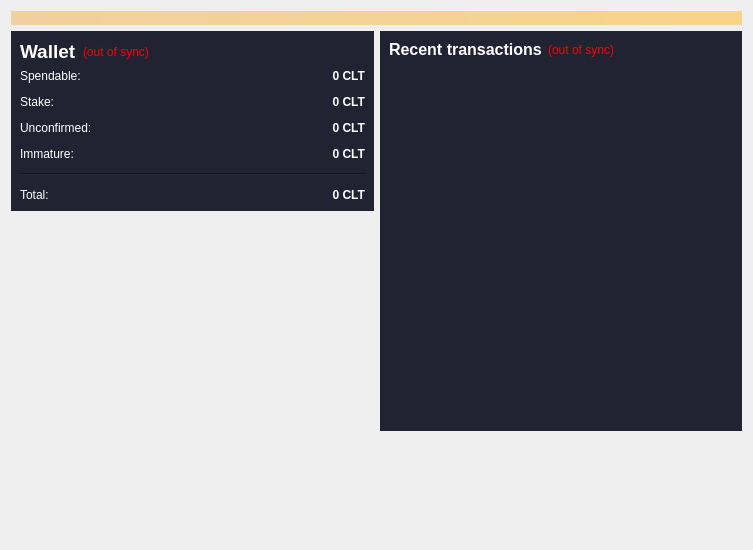
<?xml version="1.0" encoding="UTF-8"?>
<ui version="4.0">
 <class>OverviewPage</class>
 <widget class="QWidget" name="OverviewPage">
  <property name="geometry">
   <rect>
    <x>0</x>
    <y>0</y>
    <width>753</width>
    <height>550</height>
   </rect>
  </property>
  <property name="windowTitle">
   <string>Form</string>
  </property>
  <layout class="QVBoxLayout" name="topLayout">
   <item>
    <widget class="QLabel" name="labelAlerts">
     <property name="visible">
      <bool>false</bool>
     </property>
     <property name="styleSheet">
      <string notr="true">background-color: qlineargradient(x1: 0, y1: 0, x2: 1, y2: 0, stop:0 #F0D0A0, stop:1 #F8D488);  color:#000000
</string>
     </property>
     <property name="wordWrap">
      <bool>true</bool>
     </property>
     <property name="margin">
      <number>3</number>
     </property>
    </widget>
   </item>
   <item>
    <layout class="QHBoxLayout" name="horizontalLayout" stretch="1,1">
     <item>
      <layout class="QVBoxLayout" name="verticalLayout_2">
       <item>
        <widget class="QWidget" name="widget" native="true">
         <property name="styleSheet">
          <string notr="true">background-color: rgb(33,35,50);</string>
         </property>
         <layout class="QVBoxLayout" name="verticalLayout_4">
          <item>
           <layout class="QHBoxLayout" name="horizontalLayout_4">
            <item>
             <widget class="QLabel" name="label_5">
              <property name="font">
               <font>
                <family>Ubuntu</family>
                <pointsize>14</pointsize>
                <weight>75</weight>
                <bold>true</bold>
               </font>
              </property>
              <property name="styleSheet">
               <string notr="true"> background: transparent;
color: white;</string>
              </property>
              <property name="text">
               <string>Wallet</string>
              </property>
             </widget>
            </item>
            <item>
             <widget class="QLabel" name="labelWalletStatus">
              <property name="toolTip">
               <string>The displayed information may be out of date. Your wallet automatically synchronizes with the Cleverbot network after a connection is established, but this process has not completed yet.</string>
              </property>
              <property name="styleSheet">
               <string notr="true">QLabel { color: red;  background: transparent;}</string>
              </property>
              <property name="text">
               <string notr="true">(out of sync)</string>
              </property>
              <property name="alignment">
               <set>Qt::AlignLeading|Qt::AlignLeft|Qt::AlignVCenter</set>
              </property>
             </widget>
            </item>
            <item>
             <spacer name="horizontalSpacer_2">
              <property name="orientation">
               <enum>Qt::Horizontal</enum>
              </property>
              <property name="sizeHint" stdset="0">
               <size>
                <width>40</width>
                <height>20</height>
               </size>
              </property>
             </spacer>
            </item>
           </layout>
          </item>
          <item>
           <layout class="QFormLayout" name="formLayout_2">
            <property name="fieldGrowthPolicy">
             <enum>QFormLayout::AllNonFixedFieldsGrow</enum>
            </property>
            <property name="horizontalSpacing">
             <number>12</number>
            </property>
            <property name="verticalSpacing">
             <number>12</number>
            </property>
            <item row="0" column="0">
             <widget class="QLabel" name="label">
              <property name="styleSheet">
               <string notr="true">background: transparent;
color: white;</string>
              </property>
              <property name="text">
               <string>Spendable:</string>
              </property>
             </widget>
            </item>
            <item row="0" column="1">
             <widget class="QLabel" name="labelBalance">
              <property name="font">
               <font>
                <weight>75</weight>
                <bold>true</bold>
               </font>
              </property>
              <property name="cursor">
               <cursorShape>IBeamCursor</cursorShape>
              </property>
              <property name="toolTip">
               <string>Your current spendable balance</string>
              </property>
              <property name="styleSheet">
               <string notr="true">QLabel { color:white; background: transparent; }</string>
              </property>
              <property name="text">
               <string notr="true">0 CLT</string>
              </property>
              <property name="alignment">
               <set>Qt::AlignRight|Qt::AlignTrailing|Qt::AlignVCenter</set>
              </property>
              <property name="textInteractionFlags">
               <set>Qt::LinksAccessibleByMouse|Qt::TextSelectableByKeyboard|Qt::TextSelectableByMouse</set>
              </property>
             </widget>
            </item>
            <item row="1" column="0">
             <widget class="QLabel" name="label_6">
              <property name="styleSheet">
               <string notr="true"> background: transparent;
color: white;</string>
              </property>
              <property name="text">
               <string>Stake:</string>
              </property>
             </widget>
            </item>
            <item row="1" column="1">
             <widget class="QLabel" name="labelStake">
              <property name="font">
               <font>
                <weight>75</weight>
                <bold>true</bold>
               </font>
              </property>
              <property name="cursor">
               <cursorShape>IBeamCursor</cursorShape>
              </property>
              <property name="toolTip">
               <string>Total of coins that was staked, and do not yet count toward the current balance</string>
              </property>
              <property name="styleSheet">
               <string notr="true">QLabel { color: white; background: transparent; }</string>
              </property>
              <property name="text">
               <string notr="true">0 CLT</string>
              </property>
              <property name="alignment">
               <set>Qt::AlignRight|Qt::AlignTrailing|Qt::AlignVCenter</set>
              </property>
              <property name="textInteractionFlags">
               <set>Qt::LinksAccessibleByMouse|Qt::TextSelectableByKeyboard|Qt::TextSelectableByMouse</set>
              </property>
             </widget>
            </item>
            <item row="2" column="0">
             <widget class="QLabel" name="label_3">
              <property name="styleSheet">
               <string notr="true"> background: transparent;
color: white;</string>
              </property>
              <property name="text">
               <string>Unconfirmed:</string>
              </property>
             </widget>
            </item>
            <item row="3" column="0">
             <widget class="QLabel" name="labelImmatureText">
              <property name="styleSheet">
               <string notr="true"> background: transparent;
color: white;</string>
              </property>
              <property name="text">
               <string>Immature:</string>
              </property>
             </widget>
            </item>
            <item row="3" column="1">
             <widget class="QLabel" name="labelImmature">
              <property name="font">
               <font>
                <weight>75</weight>
                <bold>true</bold>
               </font>
              </property>
              <property name="toolTip">
               <string>Mined balance that has not yet matured</string>
              </property>
              <property name="styleSheet">
               <string notr="true">QLabel { color: white; background: transparent; }</string>
              </property>
              <property name="text">
               <string notr="true">0 CLT</string>
              </property>
              <property name="alignment">
               <set>Qt::AlignRight|Qt::AlignTrailing|Qt::AlignVCenter</set>
              </property>
              <property name="textInteractionFlags">
               <set>Qt::LinksAccessibleByMouse|Qt::TextSelectableByKeyboard|Qt::TextSelectableByMouse</set>
              </property>
             </widget>
            </item>
            <item row="4" column="0" colspan="2">
             <widget class="Line" name="line">
              <property name="orientation">
               <enum>Qt::Horizontal</enum>
              </property>
             </widget>
            </item>
            <item row="5" column="0">
             <widget class="QLabel" name="labelTotalText">
              <property name="styleSheet">
               <string notr="true"> background: transparent;
color: white;</string>
              </property>
              <property name="text">
               <string>Total:</string>
              </property>
             </widget>
            </item>
            <item row="5" column="1">
             <widget class="QLabel" name="labelTotal">
              <property name="font">
               <font>
                <weight>75</weight>
                <bold>true</bold>
               </font>
              </property>
              <property name="cursor">
               <cursorShape>IBeamCursor</cursorShape>
              </property>
              <property name="toolTip">
               <string>Your current total balance</string>
              </property>
              <property name="styleSheet">
               <string notr="true">QLabel { color: white; background: transparent; }</string>
              </property>
              <property name="text">
               <string notr="true">0 CLT</string>
              </property>
              <property name="alignment">
               <set>Qt::AlignRight|Qt::AlignTrailing|Qt::AlignVCenter</set>
              </property>
              <property name="textInteractionFlags">
               <set>Qt::LinksAccessibleByMouse|Qt::TextSelectableByKeyboard|Qt::TextSelectableByMouse</set>
              </property>
             </widget>
            </item>
            <item row="2" column="1">
             <widget class="QLabel" name="labelUnconfirmed">
              <property name="font">
               <font>
                <weight>75</weight>
                <bold>true</bold>
               </font>
              </property>
              <property name="cursor">
               <cursorShape>IBeamCursor</cursorShape>
              </property>
              <property name="toolTip">
               <string>Total of transactions that have yet to be confirmed, and do not yet count toward the current balance</string>
              </property>
              <property name="styleSheet">
               <string notr="true">QLabel { color: white; background: transparent; }</string>
              </property>
              <property name="text">
               <string notr="true">0 CLT</string>
              </property>
              <property name="alignment">
               <set>Qt::AlignRight|Qt::AlignTrailing|Qt::AlignVCenter</set>
              </property>
              <property name="textInteractionFlags">
               <set>Qt::LinksAccessibleByMouse|Qt::TextSelectableByKeyboard|Qt::TextSelectableByMouse</set>
              </property>
             </widget>
            </item>
           </layout>
          </item>
         </layout>
        </widget>
       </item>
       <item>
        <spacer name="verticalSpacer_3">
         <property name="orientation">
          <enum>Qt::Vertical</enum>
         </property>
         <property name="sizeHint" stdset="0">
          <size>
           <width>20</width>
           <height>40</height>
          </size>
         </property>
        </spacer>
       </item>
       <item>
        <widget class="QLabel" name="label_2">
         <property name="text">
          <string/>
         </property>
         <property name="pixmap">
          <pixmap resource="../bitcoin.qrc">:/images/wallet</pixmap>
         </property>
        </widget>
       </item>
      </layout>
     </item>
     <item>
      <layout class="QVBoxLayout" name="verticalLayout_3">
       <item>
        <widget class="QWidget" name="widget_2" native="true">
         <property name="minimumSize">
          <size>
           <width>0</width>
           <height>400</height>
          </size>
         </property>
         <property name="maximumSize">
          <size>
           <width>16777215</width>
           <height>400</height>
          </size>
         </property>
         <property name="styleSheet">
          <string notr="true">background-color: rgb(33,35,50);</string>
         </property>
         <layout class="QVBoxLayout" name="verticalLayout">
          <item>
           <layout class="QHBoxLayout" name="horizontalLayout_2">
            <item>
             <widget class="QLabel" name="label_4">
              <property name="font">
               <font>
                <family>Ubuntu</family>
                <pointsize>12</pointsize>
                <weight>75</weight>
                <bold>true</bold>
               </font>
              </property>
              <property name="styleSheet">
               <string notr="true"> background: transparent;
color: white;</string>
              </property>
              <property name="text">
               <string>&lt;b&gt;Recent transactions&lt;/b&gt;</string>
              </property>
             </widget>
            </item>
            <item>
             <widget class="QLabel" name="labelTransactionsStatus">
              <property name="toolTip">
               <string>The displayed information may be out of date. Your wallet automatically synchronizes with the Cleverbot network after a connection is established, but this process has not completed yet.</string>
              </property>
              <property name="styleSheet">
               <string notr="true">QLabel { color: red;  background: transparent;}</string>
              </property>
              <property name="text">
               <string notr="true">(out of sync)</string>
              </property>
              <property name="alignment">
               <set>Qt::AlignRight|Qt::AlignTrailing|Qt::AlignVCenter</set>
              </property>
             </widget>
            </item>
            <item>
             <spacer name="horizontalSpacer">
              <property name="orientation">
               <enum>Qt::Horizontal</enum>
              </property>
              <property name="sizeHint" stdset="0">
               <size>
                <width>40</width>
                <height>20</height>
               </size>
              </property>
             </spacer>
            </item>
           </layout>
          </item>
          <item>
           <widget class="QListView" name="listTransactions">
            <property name="styleSheet">
             <string notr="true">QListView { background: transparent; }</string>
            </property>
            <property name="frameShape">
             <enum>QFrame::NoFrame</enum>
            </property>
            <property name="verticalScrollBarPolicy">
             <enum>Qt::ScrollBarAlwaysOff</enum>
            </property>
            <property name="horizontalScrollBarPolicy">
             <enum>Qt::ScrollBarAlwaysOff</enum>
            </property>
            <property name="selectionMode">
             <enum>QAbstractItemView::NoSelection</enum>
            </property>
           </widget>
          </item>
         </layout>
        </widget>
       </item>
       <item>
        <spacer name="verticalSpacer_2">
         <property name="orientation">
          <enum>Qt::Vertical</enum>
         </property>
         <property name="sizeHint" stdset="0">
          <size>
           <width>20</width>
           <height>40</height>
          </size>
         </property>
        </spacer>
       </item>
      </layout>
     </item>
    </layout>
   </item>
  </layout>
 </widget>
 <resources>
  <include location="../bitcoin.qrc"/>
 </resources>
 <connections/>
</ui>
